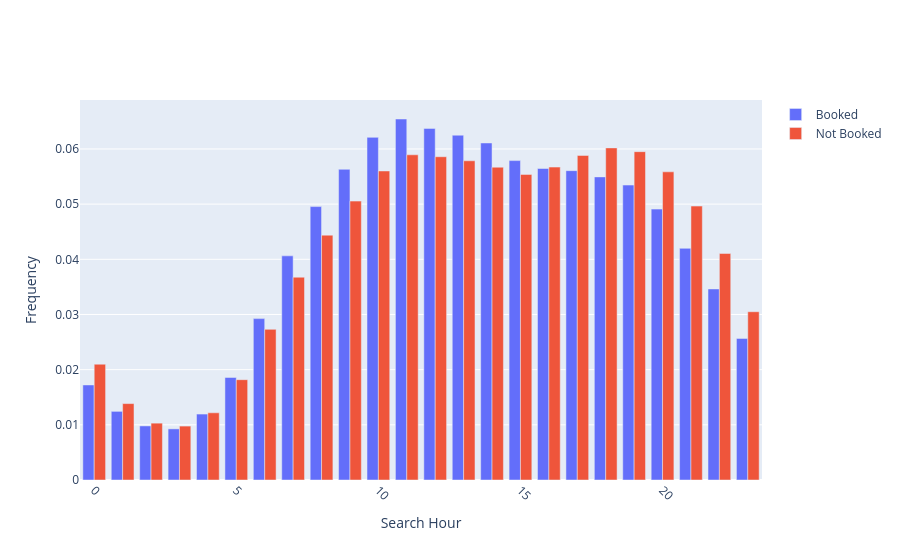

The cell this chart's notebook holds for it:
### Markdown cell above
<h3 align=left style="line-height:200%;font-family:vazir;color:#0099cc">
<font face="vazir" color="#0099cc">
4. Exploratory Data Analysis (EDA)
</font>
</h3>

### Code cell
not_counts = not_booked['search_date_hour'].value_counts(normalize=True).sort_index()
is_counts = is_booked['search_date_hour'].value_counts(normalize=True).sort_index()
trace_not_booked = go.Bar(
    x=list(range(24)),
    y=not_counts.values,
    name='Not Booked'
)

trace_is_booked = go.Bar(
    x=list(range(24)),
    y=is_counts.values,
    name='Booked'
)

data = [trace_is_booked, trace_not_booked]

layout = go.Layout(
    xaxis=dict(title='Search Hour', tickangle=45, automargin=True),
    yaxis=dict(title='Frequency')
)

fig = go.Figure(data=data, layout=layout)
fig.show()
fig.write_json('./search_hour.json')

### Figure 1 — Plotly figure (JSON) as saved in the notebook; plotly's stock layout.template omitted (floating-point values rounded to 4 significant figures)
{"data": [{"name": "Booked", "type": "bar", "x": [0, 1, 2, 3, 4, 5, 6, 7, 8, 9, 10, 11, 12, 13, 14, 15, 16, 17, 18, 19, 20, 21, 22, 23], "y": [0.01723, 0.01244, 0.009803, 0.009265, 0.01195, 0.01859, 0.02925, 0.04062, 0.04955, 0.05631, 0.0621, 0.06543, 0.06372, 0.06249, 0.06108, 0.05789, 0.05645, 0.05607, 0.05494, 0.05345, 0.0491, 0.04199, 0.03463, 0.02566]}, {"name": "Not Booked", "type": "bar", "x": [0, 1, 2, 3, 4, 5, 6, 7, 8, 9, 10, 11, 12, 13, 14, 15, 16, 17, 18, 19, 20, 21, 22, 23], "y": [0.02099, 0.01385, 0.0103, 0.009772, 0.01218, 0.01818, 0.0273, 0.03676, 0.04437, 0.05054, 0.05601, 0.05894, 0.05859, 0.05785, 0.05669, 0.05539, 0.05671, 0.05882, 0.06019, 0.05951, 0.05585, 0.04965, 0.04106, 0.0305]}], "layout": {"xaxis": {"automargin": true, "tickangle": 45, "title": {"text": "Search Hour"}}, "yaxis": {"title": {"text": "Frequency"}}}}
